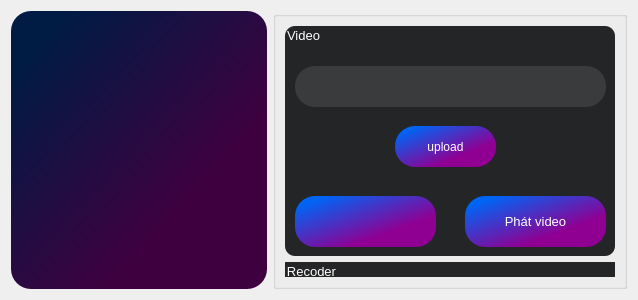
                     <widget class="QWidget" name="tran_page">
                      <layout class="QGridLayout" name="gridLayout_10">
                       <item row="0" column="0">
                        <layout class="QVBoxLayout" name="verticalLayout_22">
                         <item>
                          <widget class="QTextEdit" name="textEdit_2">
                           <property name="font">
                            <font>
                             <family>Times New Roman</family>
                             <pointsize>30</pointsize>
                             <weight>50</weight>
                             <italic>false</italic>
                             <bold>false</bold>
                            </font>
                           </property>
                           <property name="styleSheet">
                            <string notr="true">  border-radius: 20px;
   background-color: qlineargradient(spread:pad, x1:1, y1:1, x2:0, y2:0, stop:0.306818 rgba(63, 0, 64, 255), stop:0.886364 rgba(0, 27, 68, 255));
font: 30pt &quot;Times New Roman&quot;;

</string>
                           </property>
                          </widget>
                         </item>
                        </layout>
                       </item>
                       <item row="0" column="1">
                        <widget class="QGroupBox" name="groupBox_4">
                         <property name="minimumSize">
                          <size>
                           <width>350</width>
                           <height>0</height>
                          </size>
                         </property>
                         <property name="maximumSize">
                          <size>
                           <width>390</width>
                           <height>16777215</height>
                          </size>
                         </property>
                         <property name="font">
                          <font>
                           <family>Segoe UI</family>
                           <pointsize>10</pointsize>
                           <weight>50</weight>
                           <italic>false</italic>
                           <bold>false</bold>
                          </font>
                         </property>
                         <property name="autoFillBackground">
                          <bool>false</bool>
                         </property>
                         <property name="styleSheet">
                          <string notr="true">

gridline-color: rgb(97, 97, 97);</string>
                         </property>
                         <property name="title">
                          <string/>
                         </property>
                         <property name="flat">
                          <bool>false</bool>
                         </property>
                         <property name="checkable">
                          <bool>false</bool>
                         </property>
                         <layout class="QGridLayout" name="gridLayout_9">
                          <item row="1" column="0">
                           <widget class="QGroupBox" name="recoder_grbox">
                            <property name="font">
                             <font>
                              <family>Segoe UI</family>
                              <pointsize>10</pointsize>
                              <weight>50</weight>
                              <italic>false</italic>
                              <bold>false</bold>
                             </font>
                            </property>
                            <property name="styleSheet">
                             <string notr="true">QGroupBox {
    background-color: #242526;
    border: none;
    border-radius: 10px;
	
	color: rgb(255, 255, 255);
}</string>
                            </property>
                            <property name="title">
                             <string>Recoder</string>
                            </property>
                            <widget class="QGroupBox" name="groupBox_5">
                             <property name="geometry">
                              <rect>
                               <x>0</x>
                               <y>240</y>
                               <width>330</width>
                               <height>91</height>
                              </rect>
                             </property>
                             <property name="minimumSize">
                              <size>
                               <width>330</width>
                               <height>0</height>
                              </size>
                             </property>
                             <property name="focusPolicy">
                              <enum>Qt::NoFocus</enum>
                             </property>
                             <property name="title">
                              <string/>
                             </property>
                             <property name="flat">
                              <bool>false</bool>
                             </property>
                             <property name="checkable">
                              <bool>false</bool>
                             </property>
                             <widget class="QTextEdit" name="size_text_5">
                              <property name="geometry">
                               <rect>
                                <x>110</x>
                                <y>50</y>
                                <width>51</width>
                                <height>31</height>
                               </rect>
                              </property>
                              <property name="styleSheet">
                               <string notr="true">
   background-color: #3A3B3C;
</string>
                              </property>
                              <property name="html">
                               <string>&lt;!DOCTYPE HTML PUBLIC &quot;-//W3C//DTD HTML 4.0//EN&quot; &quot;http://www.w3.org/TR/REC-html40/strict.dtd&quot;&gt;
&lt;html&gt;&lt;head&gt;&lt;meta name=&quot;qrichtext&quot; content=&quot;1&quot; /&gt;&lt;style type=&quot;text/css&quot;&gt;
p, li { white-space: pre-wrap; }
&lt;/style&gt;&lt;/head&gt;&lt;body style=&quot; font-family:'Segoe UI'; font-size:10pt; font-weight:400; font-style:normal;&quot;&gt;
&lt;p style=&quot; margin-top:0px; margin-bottom:0px; margin-left:0px; margin-right:0px; -qt-block-indent:0; text-indent:0px;&quot;&gt;&lt;span style=&quot; font-family:'Times New Roman'; font-size:12pt;&quot;&gt;30&lt;/span&gt;&lt;/p&gt;&lt;/body&gt;&lt;/html&gt;</string>
                              </property>
                             </widget>
                             <widget class="QLabel" name="size_text_6">
                              <property name="geometry">
                               <rect>
                                <x>20</x>
                                <y>60</y>
                                <width>71</width>
                                <height>16</height>
                               </rect>
                              </property>
                              <property name="font">
                               <font>
                                <family>Times New Roman</family>
                                <pointsize>11</pointsize>
                                <weight>9</weight>
                                <italic>true</italic>
                                <bold>false</bold>
                               </font>
                              </property>
                              <property name="styleSheet">
                               <string notr="true">font: 75 italic 11pt &quot;Times New Roman&quot;;</string>
                              </property>
                              <property name="text">
                               <string>Cỡ chữ :</string>
                              </property>
                             </widget>
                             <widget class="QComboBox" name="font_combox_3">
                              <property name="geometry">
                               <rect>
                                <x>110</x>
                                <y>0</y>
                                <width>181</width>
                                <height>31</height>
                               </rect>
                              </property>
                              <property name="styleSheet">
                               <string notr="true">
   background-color: #3A3B3C;
</string>
                              </property>
                              <item>
                               <property name="text">
                                <string>Times New Roman</string>
                               </property>
                              </item>
                              <item>
                               <property name="text">
                                <string>Roboto Condensed</string>
                               </property>
                              </item>
                              <item>
                               <property name="text">
                                <string>Arial</string>
                               </property>
                              </item>
                              <item>
                               <property name="text">
                                <string>Vani</string>
                               </property>
                              </item>
                              <item>
                               <property name="text">
                                <string>Verdana</string>
                               </property>
                              </item>
                              <item>
                               <property name="text">
                                <string>Fairwater Script</string>
                               </property>
                              </item>
                              <item>
                               <property name="text">
                                <string>Tahoma</string>
                               </property>
                              </item>
                              <item>
                               <property name="text">
                                <string>New Item</string>
                               </property>
                              </item>
                              <item>
                               <property name="text">
                                <string>TH SarabunPSK</string>
                               </property>
                              </item>
                             </widget>
                             <widget class="QLabel" name="font_text_3">
                              <property name="geometry">
                               <rect>
                                <x>20</x>
                                <y>10</y>
                                <width>101</width>
                                <height>16</height>
                               </rect>
                              </property>
                              <property name="font">
                               <font>
                                <family>Times New Roman</family>
                                <pointsize>11</pointsize>
                                <weight>9</weight>
                                <italic>true</italic>
                                <bold>false</bold>
                               </font>
                              </property>
                              <property name="styleSheet">
                               <string notr="true">font: 75 italic 11pt &quot;Times New Roman&quot;;</string>
                              </property>
                              <property name="text">
                               <string>Font Chữ :</string>
                              </property>
                             </widget>
                             <widget class="QPushButton" name="size_ok_button_3">
                              <property name="geometry">
                               <rect>
                                <x>170</x>
                                <y>50</y>
                                <width>41</width>
                                <height>31</height>
                               </rect>
                              </property>
                              <property name="styleSheet">
                               <string notr="true">QPushButton:disabled {
   background-color: qlineargradient(spread:pad, x1:1, y1:1, x2:0, y2:0, stop:0.306818 rgba(63, 0, 64, 255), stop:0.886364 rgba(0, 27, 68, 255));
}
QPushButton:hover:!pressed {
   background-color: qlineargradient(spread:pad, x1:1, y1:1, x2:0, y2:0, stop:0.306818 rgba(63, 0, 64, 255), stop:0.886364 rgba(0, 27, 68, 255));
}
QPushButton {
   background-color: qlineargradient(spread:pad, x1:1, y1:1, x2:0, y2:0, stop:0.306818 rgba(143, 0, 146, 255), stop:0.886364 rgba(0, 100, 245, 255));
   border: none; 
   color: white;
   border-radius: 10px;
}</string>
                              </property>
                              <property name="text">
                               <string>OK</string>
                              </property>
                             </widget>
                            </widget>
                            <widget class="QLabel" name="link_recoder_label_">
                             <property name="geometry">
                              <rect>
                               <x>10</x>
                               <y>40</y>
                               <width>311</width>
                               <height>41</height>
                              </rect>
                             </property>
                             <property name="styleSheet">
                              <string notr="true">QLabel {
   background-color: #3A3B3C;
   border: none; 
   color: white;
   border-radius: 20px;
}</string>
                             </property>
                             <property name="text">
                              <string/>
                             </property>
                            </widget>
                            <widget class="QPushButton" name="upload_recoder_button">
                             <property name="geometry">
                              <rect>
                               <x>110</x>
                               <y>100</y>
                               <width>101</width>
                               <height>41</height>
                              </rect>
                             </property>
                             <property name="styleSheet">
                              <string notr="true">QPushButton:hover:!pressed {
    background-color: qlineargradient(spread:pad, x1:1, y1:1, x2:0, y2:0, stop:0.306818 rgba(63, 0, 64, 255), stop:0.886364 rgba(0, 27, 68, 255));
}
QPushButton {
   background-color: qlineargradient(spread:pad, x1:1, y1:1, x2:0, y2:0, stop:0.306818 rgba(143, 0, 146, 255), stop:0.886364 rgba(0, 100, 245, 255));
    border: none;
   color: white;
   border-radius: 25px;
   border-radius: 20px;
}</string>
                             </property>
                             <property name="text">
                              <string>upload</string>
                             </property>
                             <property name="icon">
                              <iconset>
                               <normaloff>:/icons/images/icons/cil-folder-open.png</normaloff>:/icons/images/icons/cil-folder-open.png</iconset>
                             </property>
                            </widget>
                            <widget class="QPushButton" name="tran_recoder_button">
                             <property name="geometry">
                              <rect>
                               <x>90</x>
                               <y>170</y>
                               <width>141</width>
                               <height>51</height>
                              </rect>
                             </property>
                             <property name="font">
                              <font>
                               <family>Segoe UI</family>
                               <pointsize>10</pointsize>
                               <weight>50</weight>
                               <italic>false</italic>
                               <bold>false</bold>
                              </font>
                             </property>
                             <property name="styleSheet">
                              <string notr="true">QPushButton:disabled {
   background-color: qlineargradient(spread:pad, x1:1, y1:1, x2:0, y2:0, stop:0.306818 rgba(63, 0, 64, 255), stop:0.886364 rgba(0, 27, 68, 255));
}
QPushButton:hover:!pressed {
   background-color: qlineargradient(spread:pad, x1:1, y1:1, x2:0, y2:0, stop:0.306818 rgba(63, 0, 64, 255), stop:0.886364 rgba(0, 27, 68, 255));
}
QPushButton {
   background-color: qlineargradient(spread:pad, x1:1, y1:1, x2:0, y2:0, stop:0.306818 rgba(143, 0, 146, 255), stop:0.886364 rgba(0, 100, 245, 255));
   border: none; 
   color: white;
   border-radius: 20px;
}</string>
                             </property>
                             <property name="text">
                              <string/>
                             </property>
                             <property name="icon">
                              <iconset>
                               <normaloff>:/icons/images/icons/cil-transfer.png</normaloff>:/icons/images/icons/cil-transfer.png</iconset>
                             </property>
                             <property name="iconSize">
                              <size>
                               <width>100000000</width>
                               <height>70</height>
                              </size>
                             </property>
                            </widget>
                           </widget>
                          </item>
                          <item row="0" column="0">
                           <widget class="QGroupBox" name="video_grboxx">
                            <property name="minimumSize">
                             <size>
                              <width>330</width>
                              <height>230</height>
                             </size>
                            </property>
                            <property name="maximumSize">
                             <size>
                              <width>350</width>
                              <height>1000000</height>
                             </size>
                            </property>
                            <property name="font">
                             <font>
                              <family>Segoe UI</family>
                              <pointsize>10</pointsize>
                              <weight>50</weight>
                              <italic>false</italic>
                              <bold>false</bold>
                             </font>
                            </property>
                            <property name="styleSheet">
                             <string notr="true">QGroupBox {
    background-color: #242526;
    border: none;
    border-radius: 10px;
	
	color: rgb(255, 255, 255);
}</string>
                            </property>
                            <property name="title">
                             <string>Video</string>
                            </property>
                            <widget class="QLabel" name="link_video_label">
                             <property name="geometry">
                              <rect>
                               <x>10</x>
                               <y>40</y>
                               <width>311</width>
                               <height>41</height>
                              </rect>
                             </property>
                             <property name="styleSheet">
                              <string notr="true">QLabel {
   background-color: #3A3B3C;
   border: none; 
   color: white;
   border-radius: 20px;
}</string>
                             </property>
                             <property name="text">
                              <string/>
                             </property>
                            </widget>
                            <widget class="QPushButton" name="tran_video_button">
                             <property name="geometry">
                              <rect>
                               <x>10</x>
                               <y>170</y>
                               <width>141</width>
                               <height>51</height>
                              </rect>
                             </property>
                             <property name="font">
                              <font>
                               <family>Segoe UI</family>
                               <pointsize>10</pointsize>
                               <weight>50</weight>
                               <italic>false</italic>
                               <bold>false</bold>
                              </font>
                             </property>
                             <property name="styleSheet">
                              <string notr="true">QPushButton:disabled {
   background-color: qlineargradient(spread:pad, x1:1, y1:1, x2:0, y2:0, stop:0.306818 rgba(63, 0, 64, 255), stop:0.886364 rgba(0, 27, 68, 255));
}
QPushButton:hover:!pressed {
   background-color: qlineargradient(spread:pad, x1:1, y1:1, x2:0, y2:0, stop:0.306818 rgba(63, 0, 64, 255), stop:0.886364 rgba(0, 27, 68, 255));
}
QPushButton {
   background-color: qlineargradient(spread:pad, x1:1, y1:1, x2:0, y2:0, stop:0.306818 rgba(143, 0, 146, 255), stop:0.886364 rgba(0, 100, 245, 255));
   border: none; 
   color: white;
   border-radius: 20px;
}</string>
                             </property>
                             <property name="text">
                              <string/>
                             </property>
                             <property name="icon">
                              <iconset>
                               <normaloff>:/icons/images/icons/cil-transfer.png</normaloff>:/icons/images/icons/cil-transfer.png</iconset>
                             </property>
                             <property name="iconSize">
                              <size>
                               <width>100000000</width>
                               <height>70</height>
                              </size>
                             </property>
                            </widget>
                            <widget class="QPushButton" name="upload_video_button">
                             <property name="geometry">
                              <rect>
                               <x>110</x>
                               <y>100</y>
                               <width>101</width>
                               <height>41</height>
                              </rect>
                             </property>
                             <property name="styleSheet">
                              <string notr="true">QPushButton:hover:!pressed {
    background-color: qlineargradient(spread:pad, x1:1, y1:1, x2:0, y2:0, stop:0.306818 rgba(63, 0, 64, 255), stop:0.886364 rgba(0, 27, 68, 255));
}
QPushButton {
   background-color: qlineargradient(spread:pad, x1:1, y1:1, x2:0, y2:0, stop:0.306818 rgba(143, 0, 146, 255), stop:0.886364 rgba(0, 100, 245, 255));
    border: none;
   color: white;
   border-radius: 25px;
   border-radius: 20px;
}</string>
                             </property>
                             <property name="text">
                              <string>upload</string>
                             </property>
                             <property name="icon">
                              <iconset>
                               <normaloff>:/icons/images/icons/cil-folder-open.png</normaloff>:/icons/images/icons/cil-folder-open.png</iconset>
                             </property>
                            </widget>
                            <widget class="QPushButton" name="play_video_button">
                             <property name="geometry">
                              <rect>
                               <x>180</x>
                               <y>170</y>
                               <width>141</width>
                               <height>51</height>
                              </rect>
                             </property>
                             <property name="font">
                              <font>
                               <family>Segoe UI</family>
                               <pointsize>10</pointsize>
                               <weight>50</weight>
                               <italic>false</italic>
                               <bold>false</bold>
                              </font>
                             </property>
                             <property name="styleSheet">
                              <string notr="true">QPushButton:disabled {
   background-color: qlineargradient(spread:pad, x1:1, y1:1, x2:0, y2:0, stop:0.306818 rgba(63, 0, 64, 255), stop:0.886364 rgba(0, 27, 68, 255));
}
QPushButton:hover:!pressed {
   background-color: qlineargradient(spread:pad, x1:1, y1:1, x2:0, y2:0, stop:0.306818 rgba(63, 0, 64, 255), stop:0.886364 rgba(0, 27, 68, 255));
}
QPushButton {
   background-color: qlineargradient(spread:pad, x1:1, y1:1, x2:0, y2:0, stop:0.306818 rgba(143, 0, 146, 255), stop:0.886364 rgba(0, 100, 245, 255));
   border: none; 
   color: white;
   border-radius: 20px;
}</string>
                             </property>
                             <property name="text">
                              <string>Phát video</string>
                             </property>
                            </widget>
                            <widget class="QSlider" name="slide_time">
                             <property name="geometry">
                              <rect>
                               <x>10</x>
                               <y>280</y>
                               <width>311</width>
                               <height>21</height>
                              </rect>
                             </property>
                             <property name="styleSheet">
                              <string notr="true">QPushButton:disabled {
   background-color: qlineargradient(spread:pad, x1:1, y1:1, x2:0, y2:0, stop:0.306818 rgba(63, 0, 64, 255), stop:0.886364 rgba(0, 27, 68, 255));
}
QPushButton:hover:!pressed {
   background-color: qlineargradient(spread:pad, x1:1, y1:1, x2:0, y2:0, stop:0.306818 rgba(63, 0, 64, 255), stop:0.886364 rgba(0, 27, 68, 255));
}
QPushButton {
   background-color: qlineargradient(spread:pad, x1:1, y1:1, x2:0, y2:0, stop:0.306818 rgba(143, 0, 146, 255), stop:0.886364 rgba(0, 100, 245, 255));
   border: none; 
   color: white;
   border-radius: 20px;
}</string>
                             </property>
                             <property name="orientation">
                              <enum>Qt::Horizontal</enum>
                             </property>
                            </widget>
                           </widget>
                          </item>
                         </layout>
                        </widget>
                       </item>
                      </layout>
                     </widget>
